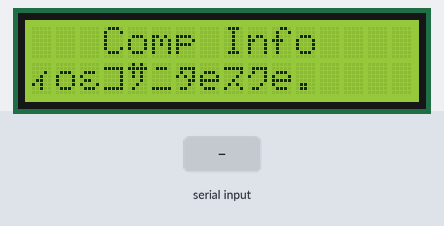
The sketch below on a simulated Arduino Uno, built with avr-gcc and run on an emulated ATmega328P. Parts: 16×2 character LCD. The inputs (shaded band) are chosen by the test bench. What the sketch prints to the serial monitor is not drawn.

Above: at 1.2 s.
1.3 s: "HLEO\n" received over Serial
At 1.7 s:
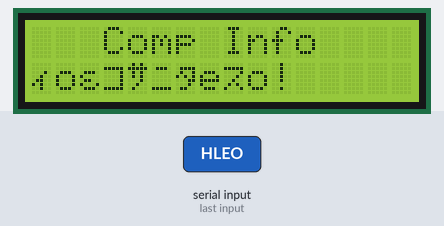
2.8 s: "DATA\n" received over Serial
At 5.5 s:
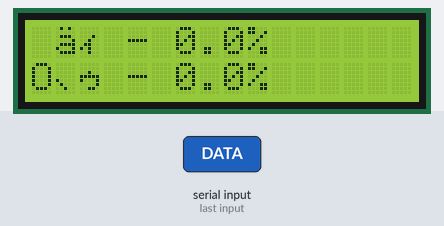
At 10.6 s:
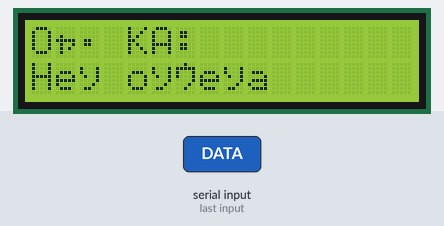
Timing chart, 0 to 11.8 s (numbered marks = the images above; inputs shaded):
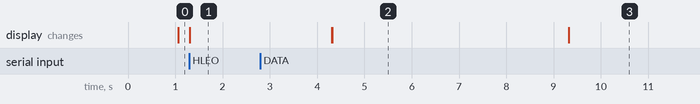

Measured:
- after the input at 1.3 s, the display: changes at once (image 1)
- what the display in image 2 shows lasts 5.0 s, from 4.3 s to 9.3 s

The sketch:

compinfo.ino
```cpp
#include <LiquidCrystal.h>

boolean isConn = false;

String inStr = "";
boolean strComplete = false;

int p = 0;

LiquidCrystal lcd(11, 12, 5, 4, 3, 2);

int connHello(int p) {
  if (p == 4) {
    lcd.setCursor(11, 1);
    lcd.print("   ");
  }
  else if (p >= 1) {
    lcd.setCursor(10 + p, 1);
    lcd.print(".");

    return p + 1;
  }
  else {
    lcd.clear();

    lcd.setCursor(3, 0);
    lcd.print("Comp Info");

    lcd.setCursor(0, 1);
    lcd.print("\xA8\x6F\xE3\xBA\xBB\xC6\xC0\x65\xBD\xB8\x65");
  }

  return 1;
}

String getValue(String data, char separator, int index) {
  int found = 0;
  int strIndex[] = {0, -1};
  int maxIndex = data.length()-1;

  for (int i = 0; i <= maxIndex && found <= index; i++) {
    if (data.charAt(i) == separator || i == maxIndex) {
      found++;
      strIndex[0] = strIndex[1]+1;
      strIndex[1] = (i == maxIndex) ? i+1 : i;
    }
  }

  return found>index ? data.substring(strIndex[0], strIndex[1]) : "";
}

void setup() {
  Serial.begin(9600);

  lcd.begin(16, 2);
}

void loop() {
  if (isConn == false) {
    p = connHello(p);
  }

  inStr = Serial.readStringUntil('\n');

  if (inStr.length() > 0) {
    strComplete = true;
  }
  else if (isConn == true) {
    isConn = false;
    p = 0;

    Serial.setTimeout(1000);

    lcd.clear();

    lcd.setCursor(0, 0);
    lcd.print("\x4F\xAC\xA5\xA0\x4B\x41\x3A");

    lcd.setCursor(0, 1);
    lcd.print("\x48\x65\xBF \x6F\xBF\xB3\x65\xBF\x61");

    delay(3000);
  }

  if (strComplete) {
    String cmd = getValue(inStr, '|', 0);

    if (cmd == "HLEO" && isConn == false) {
      Serial.println("HBLN");

      isConn = true;

      lcd.setCursor(0, 1);
      lcd.print("\xA8\x6F\xE3\xBA\xBB\xC6\xC0\x65\xBD\x6F\x21   ");

      delay(3000);

      Serial.println("REDY");
      Serial.setTimeout(5000);

      lcd.clear();

      lcd.setCursor(0, 0);
      lcd.print(" \xE1\xA8 \x2D \x2D.\x2D\x25");

      lcd.setCursor(0, 1);
      lcd.print("\x4F\xA4\xA9 \x2D \x2D.\x2D\x25");
    }
    else if (cmd == "DATA" && isConn == true) {
      float cpu = getValue(inStr, '|', 1).toFloat();
      float ram = getValue(inStr, '|', 2).toFloat();

      String cpuout = String(cpu, 1);
      String ramout = String(ram, 1);

      lcd.setCursor(6, 0);

      if (cpu < 10) {
        lcd.print(cpuout + "\x25  ");
      }
      else if (cpu >= 100) {
        lcd.print(cpuout + "\x25");
      }
      else {
        lcd.print(cpuout + "\x25 ");
      }

      lcd.setCursor(6, 1);

      if (ram < 10) {
        lcd.print(ramout + "\x25  ");
      }
      else if (ram >= 100) {
        lcd.print(ramout + "\x25");
      }
      else {
        lcd.print(ramout + "\x25 ");
      }
    }

  inStr = "";
    strComplete = false;
  }
}
```
